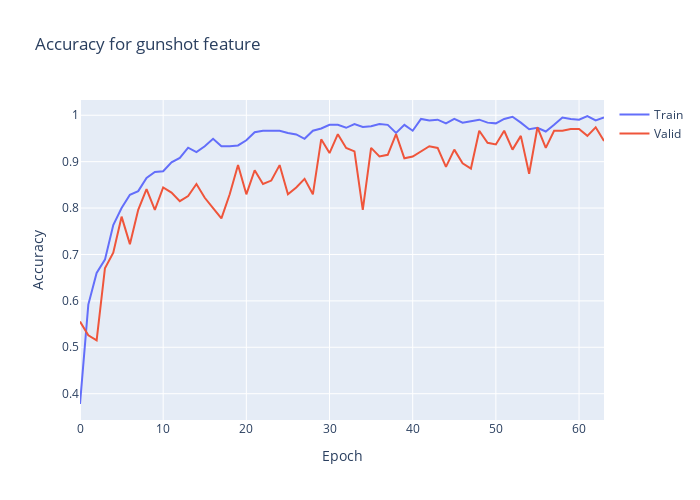

Notebook code cell kept with this figure:
### Code cell
import plotly.graph_objects as go
plt.clf()
fig = go.Figure()
fig.add_trace(go.Scatter(
                    y=history.history['gunshot_output_accuracy'],
                    name='Train'))
fig.add_trace(go.Scatter(
                    y=history.history['val_gunshot_output_accuracy'],
                    name='Valid'))
fig.update_layout(height=500, 
                  width=700,
                  title='Accuracy for gunshot feature',
                  xaxis_title='Epoch',
                  yaxis_title='Accuracy')
fig.show()

### Figure 1 — Plotly figure (JSON) as saved in the notebook; plotly's stock layout.template omitted (floating-point values rounded to 4 significant figures)
{"data": [{"name": "Train", "type": "scatter", "y": [0.3778, 0.5921, 0.6603, 0.6889, 0.7635, 0.8, 0.8286, 0.8365, 0.8651, 0.8778, 0.8794, 0.8984, 0.9079, 0.9302, 0.9206, 0.9333, 0.9492, 0.9333, 0.9333, 0.9349, 0.946, 0.9635, 0.9667, 0.9667, 0.9667, 0.9619, 0.9587, 0.9492, 0.9667, 0.9714, 0.9794, 0.9794, 0.973, 0.981, 0.9746, 0.9762, 0.981, 0.9794, 0.9619, 0.9794, 0.9667, 0.9921, 0.9889, 0.9905, 0.9825, 0.9921, 0.9841, 0.9873, 0.9905, 0.9841, 0.9825, 0.9921, 0.9968, 0.9841, 0.9698, 0.973, 0.9651, 0.9794, 0.9952, 0.9921, 0.9905, 0.9984, 0.9889, 0.9952]}, {"name": "Valid", "type": "scatter", "y": [0.5556, 0.5259, 0.5148, 0.6704, 0.7037, 0.7815, 0.7222, 0.7963, 0.8407, 0.7963, 0.8444, 0.8333, 0.8148, 0.8259, 0.8519, 0.8222, 0.8, 0.7778, 0.8296, 0.8926, 0.8296, 0.8815, 0.8519, 0.8593, 0.8926, 0.8296, 0.8444, 0.863, 0.8296, 0.9481, 0.9185, 0.9593, 0.9296, 0.9222, 0.7963, 0.9296, 0.9111, 0.9148, 0.9593, 0.9074, 0.9111, 0.9222, 0.9333, 0.9296, 0.8889, 0.9259, 0.8963, 0.8852, 0.9667, 0.9407, 0.937, 0.9667, 0.9259, 0.9556, 0.8741, 0.9741, 0.9296, 0.9667, 0.9667, 0.9704, 0.9704, 0.9556, 0.9741, 0.9444]}], "layout": {"height": 500, "title": {"text": "Accuracy for gunshot feature"}, "width": 700, "xaxis": {"title": {"text": "Epoch"}}, "yaxis": {"title": {"text": "Accuracy"}}}}
